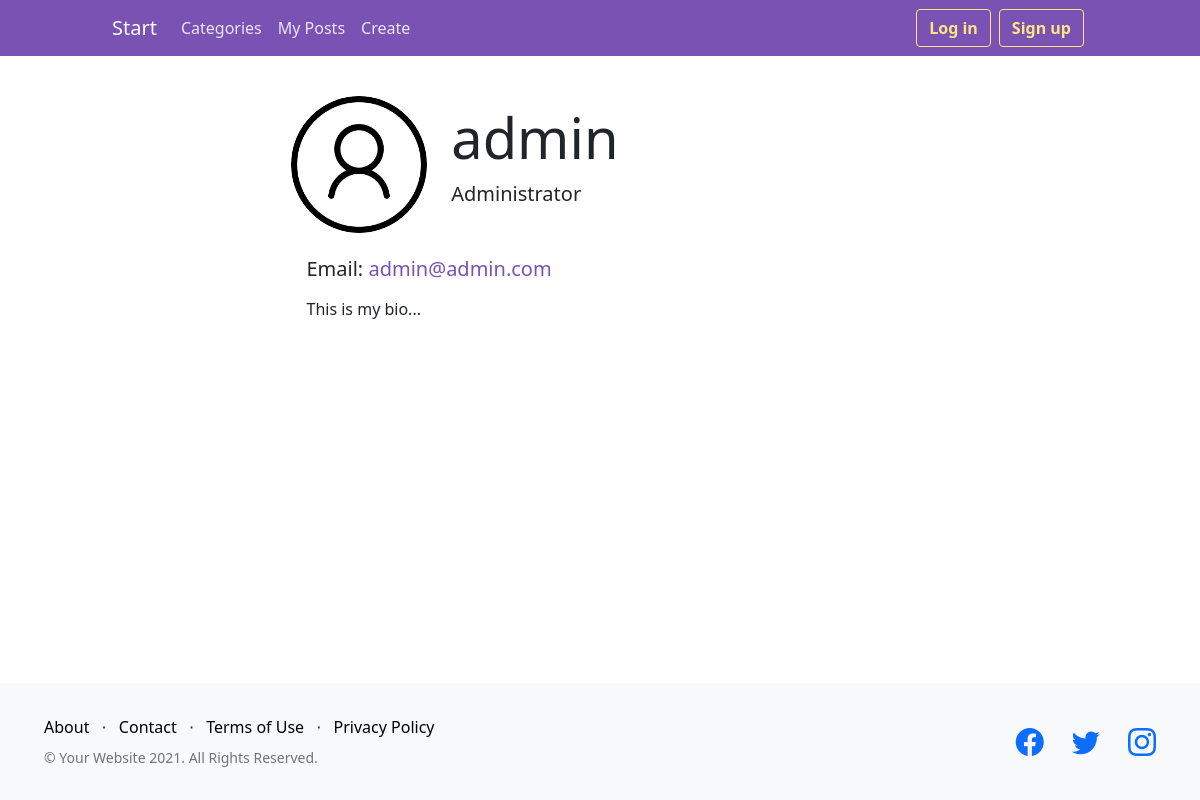
Before: /profile/1 with the older database file.
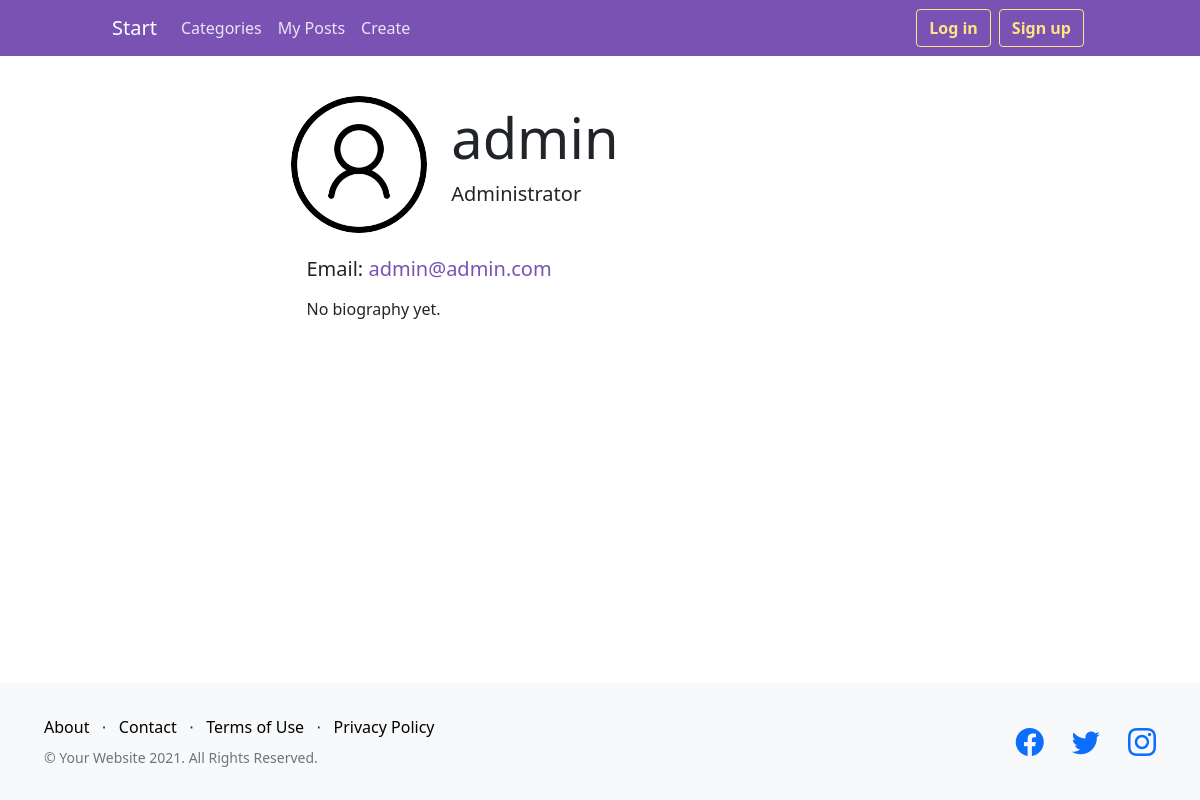
After: the same page with the newer database file.
### accounts/models.py (models this page shows, shortened)
class Profile(models.Model):
    default_avatar = "profiles/default.png"
    user = models.OneToOneField(User, on_delete=models.CASCADE)
    avatar = models.ImageField(
        upload_to=custom_upload_to, blank=True, default=default_avatar
    )
    bio = models.TextField(null=True, blank=True)
    class Meta:
        ordering = ["user__username"]
    def __str__(self):
        return f"{self.user}'s profile"

### accounts/views.py (the view)
# urls.py: path('profile/<int:pk>', views.ProfileView.as_view(), name="Profile"),
class ProfileView(DetailView):
    model = Profile
    def get_context_data(self, **kwargs):
        context = super(DetailView, self).get_context_data(**kwargs)
        if self.request.user.id == context["profile"].user.id:
            context["page"] = "My profile"
        else:
            context["page"] = str(context["profile"])
        return context

### accounts/templates/accounts/profile_detail.html (shortened to what this page needs)
{% extends 'layout.html' %} {% block content %}
<div class="row my-3 d-flex flex-row">
    <div class="col-4 col-lg-3 align-self-center">
        <img src="{{ profile.avatar.url }}" alt="avatar" class="profile-avatar">
    </div>
    <div class="align-self-center d-flex flex-column fit-content h-100">
        <p class="display-4 h6">{{ profile.user.username }}</p>
        {% if profile.user.is_staff %}
            <p class="lead">Administrator</p>
        {% endif %}
    </div>
</div>
<div class="mt-4 ms-3">
    <p class="h5 mb-3">Email:
        <a href="mailto: {{ profile.user.email }}" target="_blank" class="color-main my-link">
            {{ profile.user.email }}
        </a>
    </p>
    {% if profile.bio %}
        <p>{{ profile.bio }}</p>
    {% else %}
        <p>No biography yet.</p>
    {% endif %}
</div>
{% endblock content %}

### DjangoBlog/templates/layout.html (shortened to what this page needs)
<!DOCTYPE html>
<html lang="en">
  <head>
    {% load static %}
    <link
      href="https://cdn.jsdelivr.net/npm/bootstrap-icons@1.5.0/font/bootstrap-icons.css"
      rel="stylesheet"
      type="text/css"
    />
    <link
      href="https://cdn.jsdelivr.net/npm/bootstrap@5.1.3/dist/css/bootstrap.min.css"
      rel="stylesheet"
    />
    <link rel="stylesheet" href="{% static 'styles.css' %}" />
  </head>
  <body>
    <div class="d-flex flex-column" style="min-height: 100vh; position: relative;">
      <nav class="navbar navbar-expand-lg navbar-dark static-top bg-main">
        <div class="container col-lg-10 align-items-center">
          <a class="navbar-brand" href="{% url 'Home' %}">Start</a>
          <div
            class="collapse navbar-collapse d-lg-flex flex-lg-row justify-content-lg-between"
            id="navbarNavDropdown"
          >
            <ul class="navbar-nav w-fit">
              <li class="nav-item">
                <a
                  class="nav-link {% if page == 'Categories' %} active {% endif %}"
                  aria-current="page"
                  href="{% url 'Categories' %}"
                >
                  Categories
                </a>
              </li>
              <li class="nav-item">
                <a
                  class="nav-link {% if page == 'My Posts' %} active {% endif %}"
                  aria-current="page"
                  href="{% url 'MyPosts' %}"
                >
                  My Posts
                </a>
              </li>
              <li class="nav-item">
                <a
                  class="nav-link {% if page == 'Create post' %} active {% endif %}"
                  aria-current="page"
                  href="{% url 'Create' %}"
                >
                  Create
                </a>
              </li>
            </ul>
            <div class="w-fit d-flex">
              {% if not user.is_authenticated %}
              <div class="nav-item mx-1 my-auto">
                <a
                  class="btn btn-outline-light outline-secondary"
                  href="{% url 'Login' %}"
                  >Log in</a
                >
              </div>
              <div class="nav-item mx-1 my-auto">
                <a
                  class="btn btn-outline-light outline-secondary"
                  href="{% url 'Signup' %}"
                  >Sign up</a
                >
              </div>
              {% endif %}
            </div>
          </div>
        </div>
      </nav>
      <div class="pt-2 pb-4 container flex-grow-1">
        <div class="col-lg-7 col-md-9 col-sm-11 mx-auto p-3">
          {% block content %} {% endblock content %}
        </div>
      </div>
      <footer class="footer bg-light">
        <div class="container">
          <div class="row">
            <div class="col-lg-6 h-100 text-center text-lg-start my-auto">
              <ul class="list-inline mb-2">
                <li class="list-inline-item">
                  <a href="#!" class="my-link">About</a>
                </li>
                <li class="list-inline-item">⋅</li>
                <li class="list-inline-item">
                  <a href="#!" class="my-link">Contact</a>
                </li>
                <li class="list-inline-item">⋅</li>
                <li class="list-inline-item">
                  <a href="#!" class="my-link">Terms of Use</a>
                </li>
                <li class="list-inline-item">⋅</li>
                <li class="list-inline-item">
                  <a href="#!" class="my-link">Privacy Policy</a>
                </li>
              </ul>
              <p class="text-muted small mb-4 mb-lg-0">
                &copy; Your Website 2021. All Rights Reserved.
              </p>
            </div>
            <div class="col-lg-6 h-100 text-center text-lg-end my-auto">
              <ul class="list-inline mb-0">
                <li class="list-inline-item me-4">
                  <a href="#!"><i class="bi-facebook fs-3"></i></a>
                </li>
                <li class="list-inline-item me-4">
                  <a href="#!"><i class="bi-twitter fs-3"></i></a>
                </li>
                <li class="list-inline-item">
                  <a href="#!"><i class="bi-instagram fs-3"></i></a>
                </li>
              </ul>
            </div>
          </div>
        </div>
      </footer>
    </div>
  </body>
</html>

### DjangoBlog/static/styles.css (style rules this page uses)
:root { --main-color: rgb(121, 82, 179); --secondary-color:rgb(255, 228, 132); --secondary-color-light:rgba(255, 228, 132, .8); --danger-color: rgb(239, 145, 145); --danger-color-light: rgb(245, 158, 158); --bootstrap-primary-color: #0d6efd; }
.color-main, .my-link.color-main { color: var(--main-color); }
.nav-link { color: rgba(255, 255, 255, 0.85) !important; }
.bg-main { background-color: var(--main-color); color: white; }
.outline-secondary { color: var(--secondary-color); border-color: var(--secondary-color); font-weight: bold; }
.footer { padding: 2rem; }
.my-link { color: black; text-decoration: none; }
.profile-avatar { width: 100%; aspect-ratio: 1; border-radius: 100%; align-self: center; }
.fit-content { width: fit-content; }

Changed rows visible on the page:
changed Profile "admin": bio "This is my bio..." → (not shown)
Other visible differences:
text now shown: "No biography yet."
